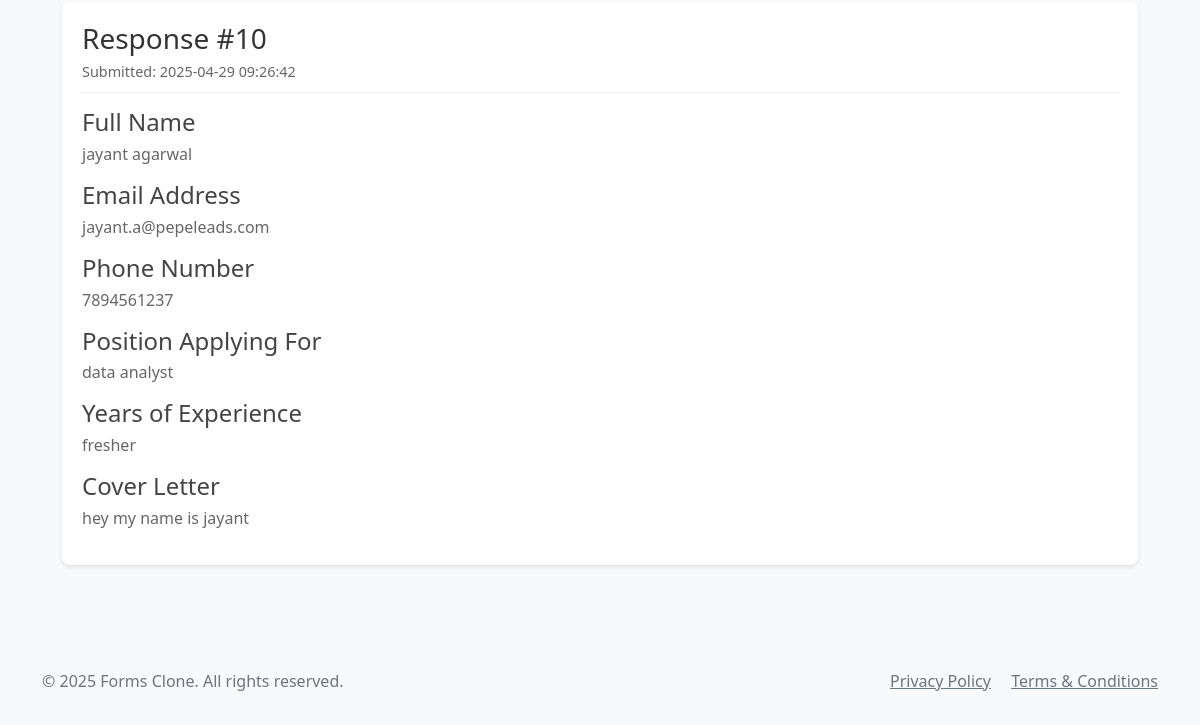
Page /form/57/responses (signed in, lower part) on the earlier database version.
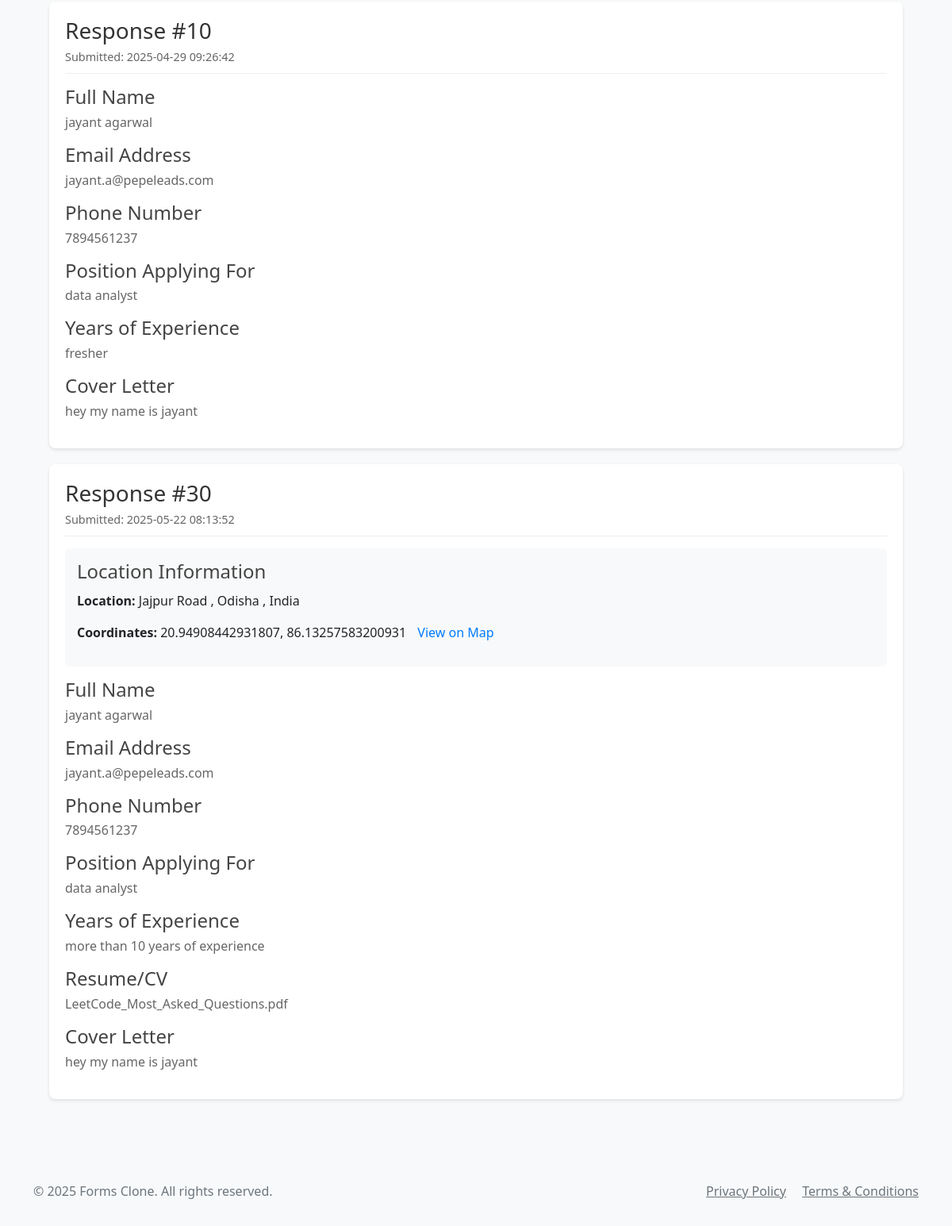
Same page on the later database version.
### app.py (models this page shows, shortened)
class Response(db.Model):
    id = db.Column(db.Integer, primary_key=True)
    form_id = db.Column(db.Integer, db.ForeignKey('form.id'), nullable=False)
    submitted_at = db.Column(db.DateTime, default=datetime.utcnow)
    company_id = db.Column(db.Integer, db.ForeignKey('company.id', name='fk_response_company'), nullable=True)
    answers = relationship('Answer', backref='response', lazy=True, cascade='all, delete-orphan')
    subquestion_answers = relationship('SubQuestionAnswer', backref='response', lazy=True,
                                      cascade='all, delete-orphan')
    company = relationship('Company', backref='responses')
    utm_source = db.Column(db.String(100), nullable=True)
    utm_medium = db.Column(db.String(100), nullable=True)
    utm_campaign = db.Column(db.String(100), nullable=True)
    utm_content = db.Column(db.String(100), nullable=True)
    utm_term = db.Column(db.String(100), nullable=True)
    device_type = db.Column(db.String(20), nullable=True)
    has_consent = db.Column(db.Boolean, default=False)
    score = db.Column(db.Integer, nullable=True)  # Quiz score (total points)
    max_score = db.Column(db.Integer, nullable=True)  # Maximum possible score
    passed = db.Column(db.Boolean, nullable=True)  # Whether the user passed

class Answer(db.Model):
    id = db.Column(db.Integer, primary_key=True)
    response_id = db.Column(db.Integer, db.ForeignKey('response.id'), nullable=False)
    question_id = db.Column(db.Integer, db.ForeignKey('question.id'), nullable=False)
    answer_text = db.Column(db.Text, nullable=False)
    question = db.relationship('Question', backref='answers')

class Question(db.Model):
    id = db.Column(db.Integer, primary_key=True)
    form_id = db.Column(db.Integer, db.ForeignKey('form.id'), nullable=False)
    question_text = db.Column(db.String(500), nullable=False)
    question_type = db.Column(db.String(20), nullable=False)  # text, multiple_choice, checkbox
    options = db.Column(db.Text)  # JSON string for multiple choice/checkbox options
    required = db.Column(db.Boolean, default=False)
    order = db.Column(db.Integer, nullable=False)
    is_quiz_question = db.Column(db.Boolean, default=False)
    correct_answer = db.Column(db.Text, nullable=True)  # JSON string for correct answers
    points = db.Column(db.Integer, default=0)  # Points for correct answer
    feedback = db.Column(db.Text, nullable=True)  # Feedback for the question
    subquestions = relationship('SubQuestion', backref='parent_question', lazy=True,
                               cascade='all, delete-orphan')

class Geolocation(db.Model):
    id = db.Column(db.Integer, primary_key=True)
    response_id = db.Column(db.Integer, db.ForeignKey('response.id'), nullable=False)
    latitude = db.Column(db.Float, nullable=True)
    longitude = db.Column(db.Float, nullable=True)
    city = db.Column(db.String(100), nullable=True)
    region = db.Column(db.String(100), nullable=True)
    country = db.Column(db.String(100), nullable=True)
    ip_address = db.Column(db.String(50), nullable=True)
    created_at = db.Column(db.DateTime, default=datetime.utcnow)
    response = db.relationship('Response', backref='geolocation')

### app.py (the view)
@app.route('/form/<int:form_id>/responses')
@login_required
def view_responses(form_id):
    form = Form.query.get_or_404(form_id)
    if form.user_id != current_user.id:
        flash('You do not have permission to view these responses')
        return redirect(url_for('dashboard'))
    responses = Response.query.filter_by(form_id=form_id).all()
    response_data = []
    for response in responses:
        geo = Geolocation.query.filter_by(response_id=response.id).first()
        response_data.append({
            'response': response,
            'geolocation': geo
        })
    return render_template('view_responses.html', form=form, response_data=response_data)

### app.py (called while the page is built)
@app.context_processor
def inject_now():
    return {'now': datetime.now()}

@app.context_processor
def inject_csrf_token():
    return {'csrf_token': lambda: 'dummy_token'}

@login_manager.user_loader
def load_user(user_id):
    return User.query.get(int(user_id))

### templates/view_responses.html (shortened to what this page needs)
{% extends "base.html" %}
{% block content %}
<div class="responses-container">
    {% for data in response_data %}
    <div class="response-card">
        <div class="response-header">
            <h3>Response #{{ data.response.id }}</h3>
            <p class="timestamp">Submitted: {{ data.response.submitted_at.strftime('%Y-%m-%d %H:%M:%S') }}</p>
        </div>
        {% if data.geolocation %}
        <div class="geolocation-info">
            <h4>Location Information</h4>
            <p>
                {% if data.geolocation.city or data.geolocation.region or data.geolocation.country %}
                    <strong>Location:</strong>
                    {% if data.geolocation.city %}{{ data.geolocation.city }}{% endif %}
                    {% if data.geolocation.region %}, {{ data.geolocation.region }}{% endif %}
                    {% if data.geolocation.country %}, {{ data.geolocation.country }}{% endif %}
                {% endif %}
            </p>
            {% if data.geolocation.latitude and data.geolocation.longitude %}
            <p>
                <strong>Coordinates:</strong>
                {{ data.geolocation.latitude }}, {{ data.geolocation.longitude }}
                <a href="https://www.google.com/maps?q={{ data.geolocation.latitude }},{{ data.geolocation.longitude }}"
                   target="_blank" rel="noopener" class="map-link">View on Map</a>
            </p>
            {% endif %}
        </div>
        {% endif %}
        <div class="answers">
            {% for answer in data.response.answers %}
            <div class="answer-item">
                <h4>{{ answer.question.question_text }}</h4>
                <p>{{ answer.answer_text }}</p>
            </div>
            {% endfor %}
        </div>
    </div>
    {% endfor %}
</div>
{% endblock %}

Differences in the rows shown:
added Response: response.id "30", response.submitted_at "2025-05-22 08:13:52"
added Geolocation: geolocation.city "Jajpur Road", geolocation.region "Odisha", geolocation.country "India", geolocation.latitude "20.94908442931807", geolocation.longitude "86.13257583200931"
added Answer: question.question_text "Full Name", answer_text "jayant agarwal", shown under "30"
added Answer: question.question_text "Email Address", answer_text "jayant.a@pepeleads.com", shown under "30"
added Answer: question.question_text "Phone Number", answer_text "7894561237", shown under "30"
added Answer: question.question_text "Position Applying For", answer_text "data analyst", shown under "30"
added Answer: question.question_text "Years of Experience", answer_text "more than 10 years of experience", shown under "30"
added Answer: question.question_text "Resume/CV", answer_text "LeetCode_Most_Asked_Questions.pdf", shown under "30"
added Answer: question.question_text "Cover Letter", answer_text "hey my name is jayant", shown under "30"
Other differences:
new list line: "Response # Submitted: Location Information Location: , , Coordinates: , View on Map"
